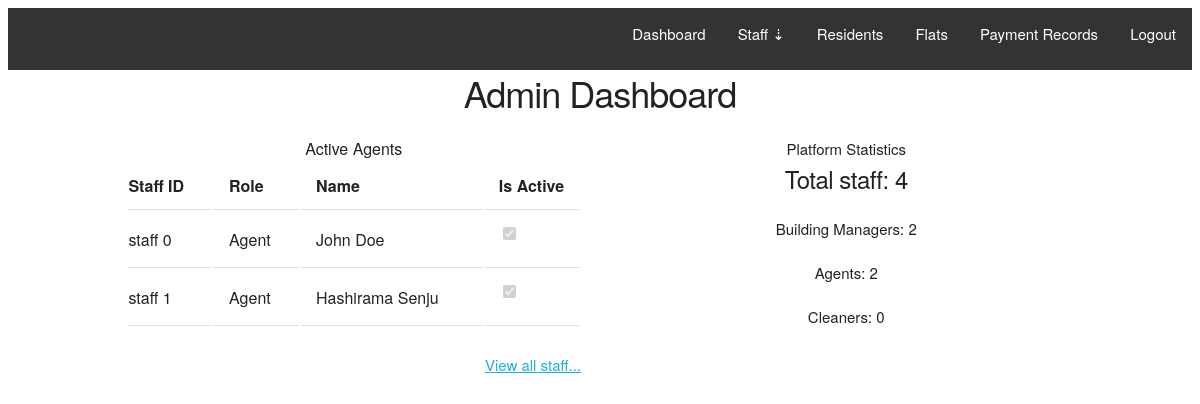
/dash (signed in), run on the app's committed database.
### estate/models.py (models this page shows, shortened)
class Staff(db.Model):
    __tablename__ = 'staffs'
    id = db.Column(db.Integer, primary_key=True)
    fullname = db.Column(db.String(128))
    staff_id = db.Column(db.String(64), unique=True)
    number = db.Column(db.String(128))
    email = db.Column(db.String(128))
    is_active = db.Column(db.Boolean, default=True)
    role_id = db.Column(db.Integer, db.ForeignKey('roles.id'))

class Role(db.Model):
    __tablename__ = 'roles'
    id = db.Column(db.Integer, primary_key=True)
    name = db.Column(db.String(64))
    staffs = db.relationship('Staff', backref='role', lazy='dynamic')

### estate/blueprints/admin/views.py (the view)
@admin.route('/dash')
@login_required
def dash():
    agents = Staff.query.filter_by(role_id=1)
    managers = Staff.query.filter_by(role_id=2)
    cleaners = Staff.query.filter_by(role_id=3)
    total_staff = len(Staff.query.all())
    return render_template(
        'admin/dash.html', agents=agents, managers=managers, cleaners=cleaners, total_staff=total_staff
    )

### estate/models.py (called while the page is built)
@login_manager.user_loader
def load_user(admin_id):
    return Admin.query.get(admin_id)

### estate/templates/admin/dash.html (shortened to what this page needs)
{% extends "base.html" %}
{% block content %}
<div class="container">
    <h3>Admin Dashboard</h3>
    <div class="row">
        <div class="six columns">
            <table class="u-full-width">
                <caption>Active Agents</caption>
                <thead>
                    <tr>
                        <th>Staff ID</th>
                        <th>Role</th>
                        <th>Name</th>
                        <th>Is Active</th>
                    </tr>
                </thead>
                <tbody>
                    {% for agent in agents %}
                    {% if agent.is_active %}
                    <tr>
                        <td>{{ agent.staff_id }}</td>
                        <td>{{ agent.role.name }}</td>
                        <td>{{ agent.fullname }}</td>
                        <td><input type="checkbox" checked disabled></td>
                    </tr>
                    {% endif %}
                    {% endfor %}
                </tbody>
            </table>
            <div class="u-pull-right">
                <a href="{{ url_for('.all_staff') }}">View all staff...</a>
            </div>
        </div>
        <div class="six columns">
            <div class="stats">
                <span>Platform Statistics</span>
                <h5>Total staff: {{ total_staff }}</h5>
                <h6>Building Managers: {{ managers.all()|length }}</h6>
                <h6>Agents: {{ agents.all()|length }}</h6>
                <h6>Cleaners: {{ cleaners.all()|length }}</h6>
            </div>
        </div>
    </div>
</div>
{% endblock %}

### estate/static/css/custom.css (style rules this page uses)
h3 { text-align: center; }
.stats { text-align: center; justify-content: center; align-items: center; }

### estate/static/css/skeleton.css (style rules this page uses)
.container { position: relative; width: 100%; max-width: 960px; margin: 0 auto; padding: 0 20px; box-sizing: border-box; }
.column, .columns { width: 100%; float: left; box-sizing: border-box; }
@media (min-width: 400px) { .container { width: 85%; padding: 0; } }
@media (min-width: 550px) { .container { width: 80%; } }
@media (min-width: 550px) { .column, .columns { margin-left: 4%; } }
@media (min-width: 550px) { .column:first-child, .columns:first-child { margin-left: 0; } }
@media (min-width: 550px) { .six.columns { width: 48%; } }
html { font-size: 62.5%; }
body { font-size: 1.5em; line-height: 1.6; font-weight: 400; font-family: "Raleway", "HelveticaNeue", "Helvetica Neue", Helvetica, Arial, sans-serif; color: #222; }
h1, h2, h3, h4, h5, h6 { margin-top: 0; margin-bottom: 2rem; font-weight: 300; }
h3 { font-size: 3.0rem; line-height: 1.3; letter-spacing: -.1rem; }
h5 { font-size: 1.8rem; line-height: 1.5; letter-spacing: -.05rem; }
h6 { font-size: 1.5rem; line-height: 1.6; letter-spacing: 0; }
@media (min-width: 550px) { h3 { font-size: 3.6rem; } }
@media (min-width: 550px) { h5 { font-size: 2.4rem; } }
@media (min-width: 550px) { h6 { font-size: 1.5rem; } }
a { color: #1EAEDB; }
input[type="checkbox"], input[type="radio"] { display: inline; }
th, td { padding: 12px 15px; text-align: left; border-bottom: 1px solid #E1E1E1; }
th:first-child, td:first-child { padding-left: 0; }
th:last-child, td:last-child { padding-right: 0; }
input, textarea, select, fieldset { margin-bottom: 1.5rem; }
pre, blockquote, dl, figure, table, p, ul, ol, form { margin-bottom: 2.5rem; }
.u-full-width { width: 100%; box-sizing: border-box; }
.u-pull-right { float: right; }
.container:after, .row:after, .u-cf { content: ""; display: table; clear: both; }

### data on the page
Staff: staff_id "staff 0", role.name "Agent", fullname "John Doe"
Staff: staff_id "staff 1", role.name "Agent", fullname "Hashirama Senju"

### other printed values
{{ total_staff }} "4"
{{ managers.all()|length }} "2"
{{ agents.all()|length }} "2"
{{ cleaners.all()|length }} "0"
